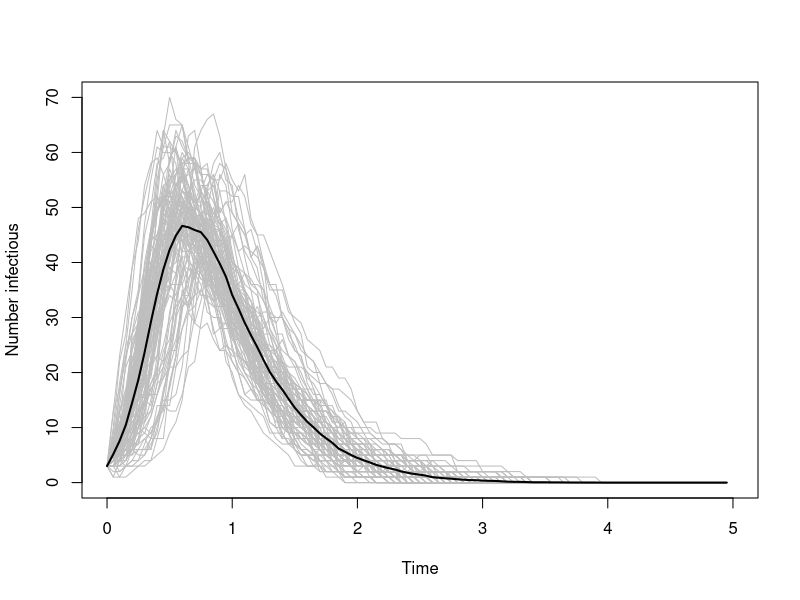

The R source for this figure:
## ---- chunk 1
knitr::opts_chunk$set(echo = TRUE)
## ---- chunk 2
gillesp <- function(start,ratefun,trans,pars,times=0:20) {
t0 <- times[1]                 ## set time to starting time
ntimes <- length(times) 
X <- start                     ## set state to starting state
res <- matrix(nrow=length(times),ncol=length(start),dimnames=list(times,names(start))) 
## matrix for results
for (ctr in 1:(ntimes-1)) {     ## loop over reporting times
res[ctr,] <- X                ## record current state
while (t0<times[ctr+1]) {
 rates <- ratefun(X,pars,t0) ## calculate current rates
 if (all(rates==0)) break    ## extinction
 totrate <- sum(rates)       
 elapsed <- rexp(1,totrate)  ## sample elapsed time
 which.trans <- sample(1:nrow(trans),size=1,prob=rates) ## pick transition
 t0 <- t0+elapsed            ## update time
 X <- X+trans[which.trans,]  ## add transition values to current state
    }  }
  cbind(times,res)
}
## ---- chunk 3
set.seed(2789)
## ---- chunk 4
start=c(S=100,I=1,R=0)
## ---- chunk 5
ratefun.SIR = function(X,pars,time)  {
  		vals = c(as.list(pars),as.list(X))   ## attach state and pars as lists
 		 rates = with(vals,                ##allows reference to states and parameters by name 
                           c(infection=beta*S*I, death=alpha*I, recovery=gamma*I))
                           }
 
## ---- chunk 6
statenames.SIR = c("S","I","R")       
transnames.SIR = c("infection","death","recovery")

trans.SIR = matrix(c(-1,1,0,0,-1,0, 0,-1,1),
                    byrow=TRUE,        ## default is by column
                    ncol=3,            ## number of columns = number of state variables
                    dimnames=list(transnames.SIR,statenames.SIR))



## ---- chunk 7

pars.SIR= c(beta=0.1,alpha=1,gamma=1)
## ---- chunk 8
times= seq(0, 5, by = 0.05)
## ---- chunk 9
G.SIR.mult= replicate(100, gillesp(start = c(S = 100, I = 3, R = 0), times = seq(0, 5, by = 0.05),
        ratefun = ratefun.SIR, trans = trans.SIR, pars = pars.SIR)[, "I"])
## ---- chunk 10
matplot(times,G.SIR.mult,type="l",col="gray",lty=1, xlab="Time", ylab="Number infectious")
lines(times,rowMeans(G.SIR.mult),lwd=2)
